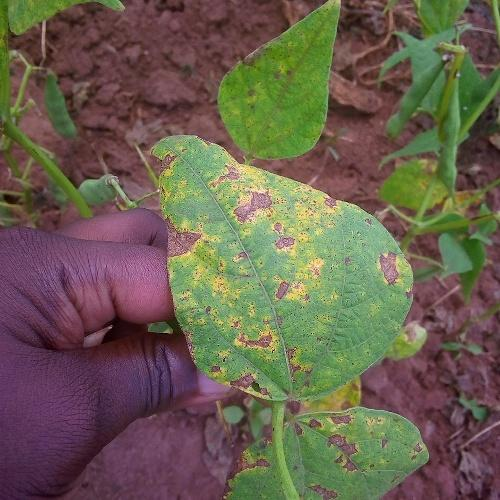
#> input picture dataset/train/angular_leaf_spot/leaf_train_1.jpg, 500 x 500 px
$ python -i vision_engine.py   (imports and definitions only)   (older library calls are emulated)
#> lines starting #> are read from the running program, lines starting #| are printed output that depends on the picture
import io
import base64
import cv2
import numpy as np
from PIL import Image

def process_specimen_severity(image_bytes: bytes):
    """
    Segments the leaf contour, detects lesion patches,
    calculates precise infected area percentage, and generates
    a visual diagnostic heatmap overlay.
    """
    # Decode image to OpenCV BGR
    nparr = np.frombuffer(image_bytes, np.uint8)
    img_bgr = cv2.imdecode(nparr, cv2.IMREAD_COLOR)
    h, w, _ = img_bgr.shape

    # 1. Convert to HSV for adaptive agronomic color analysis
    hsv = cv2.cvtColor(img_bgr, cv2.COLOR_BGR2HSV)

    # 2. Leaf canopy segmentation (isolate green/yellow biological matter from background)
    lower_plant = np.array([20, 35, 35])
    upper_plant = np.array([90, 255, 255])
    plant_mask = cv2.inRange(hsv, lower_plant, upper_plant)

    # Clean noise with morphological operations
    kernel = cv2.getStructuringElement(cv2.MORPH_ELLIPSE, (5, 5))
    plant_mask = cv2.morphologyEx(plant_mask, cv2.MORPH_CLOSE, kernel)
    total_leaf_pixels = cv2.countNonZero(plant_mask)

    # Fallback if background or illumination is atypical
    if total_leaf_pixels == 0:
        total_leaf_pixels = h * w
        plant_mask = np.ones((h, w), dtype=np.uint8) * 255

    # 3. Detect lesion / necrotic tissue (rust, spots, blight, chlorosis)
    lower_lesion_1 = np.array([10, 50, 50])   # Brown / Rust tones
    upper_lesion_1 = np.array([25, 255, 200])
    lower_lesion_2 = np.array([0, 0, 0])      # Necrotic dark / black spots
    upper_lesion_2 = np.array([180, 255, 70])

    mask_lesion_1 = cv2.inRange(hsv, lower_lesion_1, upper_lesion_1)
    mask_lesion_2 = cv2.inRange(hsv, lower_lesion_2, upper_lesion_2)
    lesion_mask_raw = cv2.bitwise_or(mask_lesion_1, mask_lesion_2)

    # Constrain lesions strictly within the detected leaf boundaries
    lesion_mask = cv2.bitwise_and(lesion_mask_raw, lesion_mask_raw, mask=plant_mask)
    lesion_pixels = cv2.countNonZero(lesion_mask)

    # Calculate Severity Index
    severity_pct = round(float((lesion_pixels / total_leaf_pixels) * 100), 2)
    severity_pct = min(severity_pct, 100.0)

    # 4. Generate Explainability Heatmap Overlay
    # Blur the lesion mask to simulate activation density
    heatmap_density = cv2.GaussianBlur(lesion_mask, (21, 21), 0)
    norm_heatmap = cv2.normalize(heatmap_density, None, alpha=0, beta=255, norm_type=cv2.NORM_MINMAX, dtype=cv2.CV_8U)

    # Apply JET colormap for high-contrast thermal-style explainability
    heatmap_color = cv2.applyColorMap(norm_heatmap, cv2.COLORMAP_JET)

    # Blend overlay with the original image
    diagnostic_overlay = cv2.addWeighted(img_bgr, 0.65, heatmap_color, 0.35, 0)

    # Encode overlay to PNG Base64 string for JSON transit
    _, buffer = cv2.imencode('.png', diagnostic_overlay)
    heatmap_base64 = base64.b64encode(buffer).decode('utf-8')

    return severity_pct, heatmap_base64

>>> import cv2
>>> picture = cv2.imread('dataset/train/angular_leaf_spot/leaf_train_1.jpg', cv2.IMREAD_GRAYSCALE)
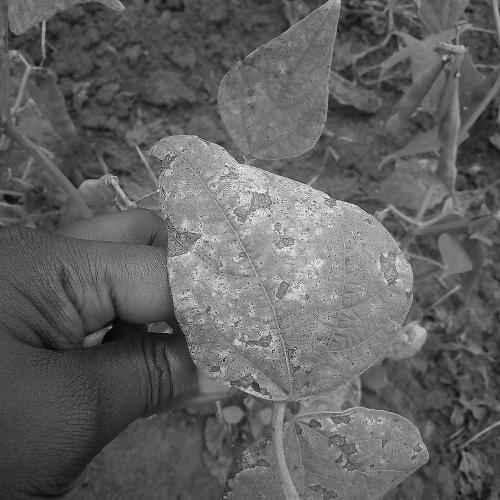
#> picture: shape (500, 500); min 0, max 255, mean 97.6
#> (the run stopped early here; a loop or call above may not have finished)

$ run again, on dataset/train/angular_leaf_spot/leaf_train_10.jpg
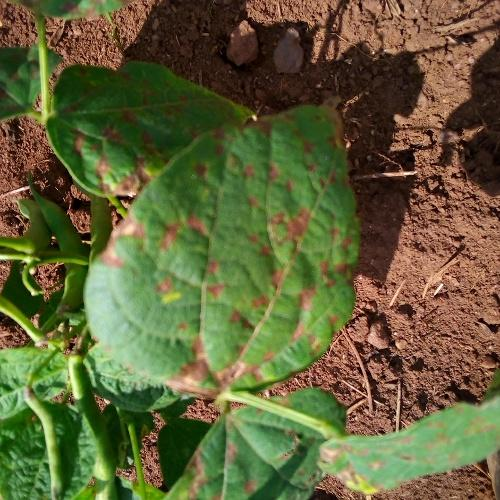
#> input picture dataset/train/angular_leaf_spot/leaf_train_10.jpg, 500 x 500 px
#> `picture = cv2.imread('dataset/train/angular_leaf_spot/leaf_train_1.jpg..`:
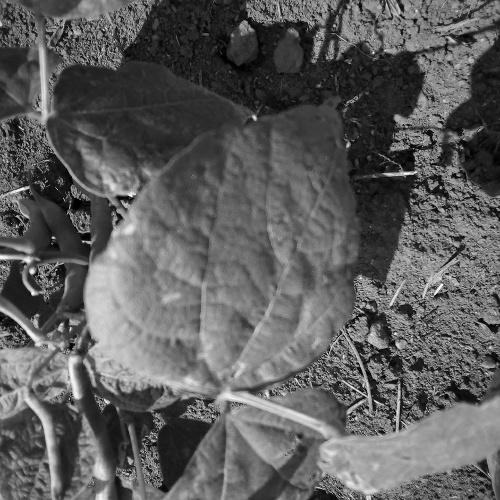
#> picture: shape (500, 500); min 0, max 255, mean 93.6

$ run again, on dataset/train/angular_leaf_spot/leaf_train_102.jpg
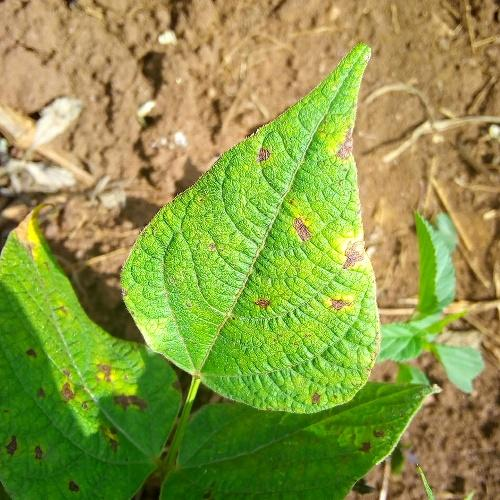
#> input picture dataset/train/angular_leaf_spot/leaf_train_102.jpg, 500 x 500 px
#> `picture = cv2.imread('dataset/train/angular_leaf_spot/leaf_train_1.jpg..`:
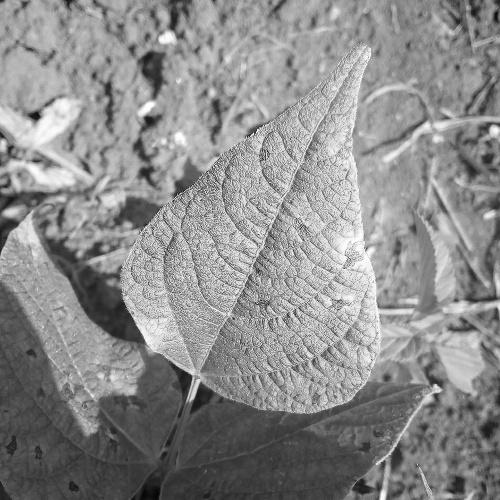
#> picture: shape (500, 500); min 2, max 255, mean 139.7

$ run again, on dataset/train/angular_leaf_spot/leaf_train_104.jpg
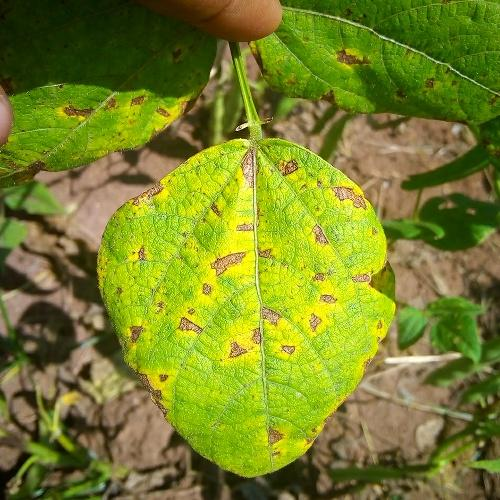
#> input picture dataset/train/angular_leaf_spot/leaf_train_104.jpg, 500 x 500 px
#> `picture = cv2.imread('dataset/train/angular_leaf_spot/leaf_train_1.jpg..`:
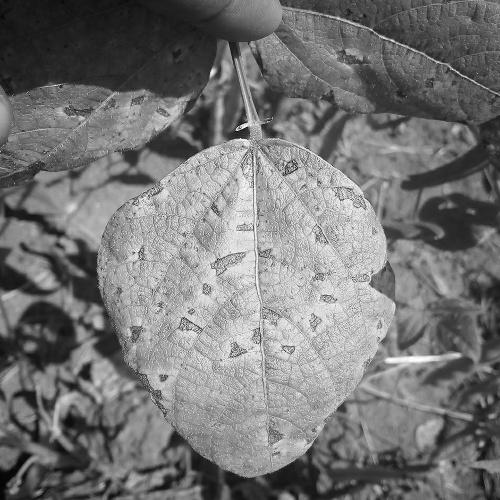
#> picture: shape (500, 500); min 0, max 255, mean 117.4
